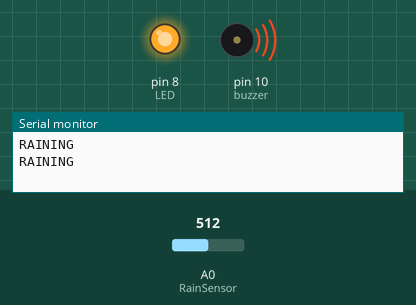
This sketch was run on a simulated Arduino Uno, built with avr-gcc and run on an emulated ATmega328P. Parts: output pins drawn as LEDs (lit = HIGH), buzzer (waves = sounding, pin HIGH), the last lines printed to the serial monitor. The inputs (shaded band) are chosen by the test bench; at power-on: A0 (RainSensor) = 512.

Above: at 1.8 s.
1.9 s: A0 (RainSensor) set to 104
3.4 s: A0 (RainSensor) set to 90
At 4.9 s:
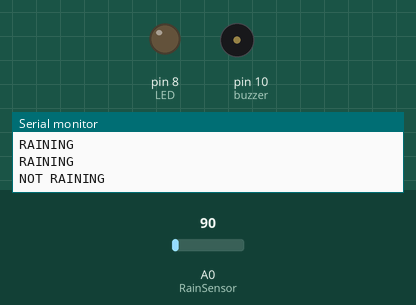
5.5 s: A0 (RainSensor) set to 110
At 6.5 s:
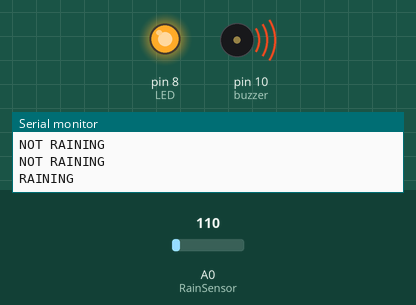
7.5 s: A0 (RainSensor) set to 0
At 9.2 s:
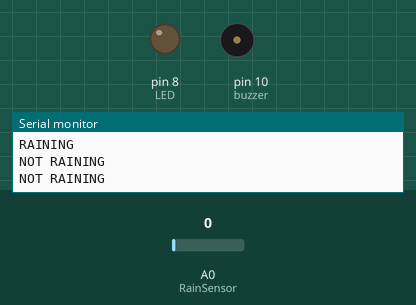
Timing chart, 0 to 10.5 s (numbered marks = the images above; inputs shaded):
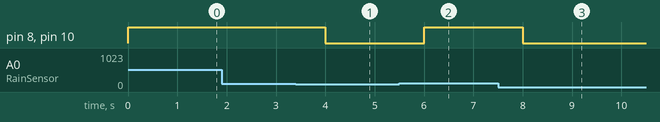

The sketch:

rain_sensing.ino
```cpp
int buzzer = 10;
int LED = 8;
int RainSensor=0;

void setup()
{
  pinMode(buzzer,OUTPUT);
  pinMode(LED,OUTPUT);
Serial.begin(9600);

}

void loop()
{
 int SensorValue = analogRead(RainSensor);
if(SensorValue >=100)

{

digitalWrite(buzzer,HIGH);
digitalWrite(LED,HIGH);
Serial.println("RAINING");
delay(1000);
}

else
{
      digitalWrite(buzzer,LOW);
digitalWrite(LED,LOW);
Serial.println("NOT RAINING");
delay(1000);
}


}
```

Measured:
- the behaviour switches between 100 and 99 on A0 (RainSensor) (found by bisection; images 0 and 1)
- after the input at 3.4 s, pin 8 (LED), pin 10 (buzzer): HIGH → LOW after 0.60 s
- after the input at 5.5 s, pin 8 (LED), pin 10 (buzzer): LOW → HIGH after 0.50 s
- after the input at 7.5 s, pin 8 (LED), pin 10 (buzzer): HIGH → LOW after 0.50 s
